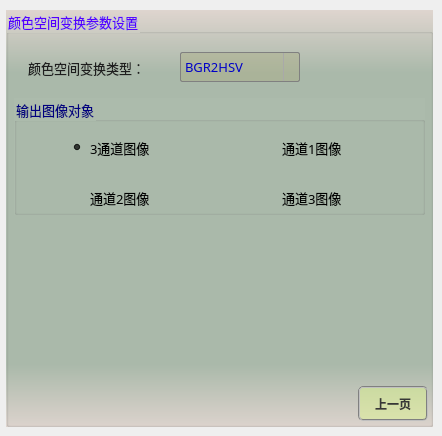
       <widget class="QWidget" name="page_31">
        <widget class="QGroupBox" name="groupParam_30">
         <property name="geometry">
          <rect>
           <x>6</x>
           <y>10</y>
           <width>427</width>
           <height>417</height>
          </rect>
         </property>
         <property name="font">
          <font>
           <family>微软雅黑</family>
           <pointsize>10</pointsize>
          </font>
         </property>
         <property name="styleSheet">
          <string notr="true">background-color: qlineargradient(x1:0, y1:0, x2:0, y2:1, stop:0 #dfd5cf, stop: 0.15 #acbbac, stop: 0.85 #acbbac,stop:1 #dfd5cf);
color: rgb(85, 0, 255);</string>
         </property>
         <property name="title">
          <string>颜色空间变换参数设置</string>
         </property>
         <widget class="QPushButton" name="btnChannelBack">
          <property name="geometry">
           <rect>
            <x>352</x>
            <y>376</y>
            <width>70</width>
            <height>35</height>
           </rect>
          </property>
          <property name="minimumSize">
           <size>
            <width>70</width>
            <height>30</height>
           </size>
          </property>
          <property name="font">
           <font>
            <family>微软雅黑</family>
            <pointsize>9</pointsize>
            <weight>75</weight>
            <italic>false</italic>
            <bold>true</bold>
           </font>
          </property>
          <property name="styleSheet">
           <string notr="true">QWidget{ background-color: rgba(225, 255, 127,100);}
QWidget{ color: rgb(55, 55, 55);}
QWidget{ border: 2px groove gray;border-radius: 5px;padding: 2px 4px;}
QPushButton:hover{ background-color: rgba(225, 255, 127,150);}
QPushButton:pressed{background-color: rgba(225, 255, 127,255);}</string>
          </property>
          <property name="text">
           <string>上一页</string>
          </property>
         </widget>
         <widget class="QLabel" name="label_62">
          <property name="geometry">
           <rect>
            <x>22</x>
            <y>48</y>
            <width>149</width>
            <height>19</height>
           </rect>
          </property>
          <property name="font">
           <font>
            <family>微软雅黑</family>
            <pointsize>10</pointsize>
           </font>
          </property>
          <property name="styleSheet">
           <string notr="true">color: rgb(30, 30, 30);
background: transparent;</string>
          </property>
          <property name="text">
           <string>颜色空间变换类型：</string>
          </property>
         </widget>
         <widget class="QComboBox" name="comboChannel">
          <property name="geometry">
           <rect>
            <x>174</x>
            <y>42</y>
            <width>120</width>
            <height>30</height>
           </rect>
          </property>
          <property name="sizePolicy">
           <sizepolicy hsizetype="Fixed" vsizetype="Fixed">
            <horstretch>0</horstretch>
            <verstretch>0</verstretch>
           </sizepolicy>
          </property>
          <property name="minimumSize">
           <size>
            <width>120</width>
            <height>30</height>
           </size>
          </property>
          <property name="maximumSize">
           <size>
            <width>120</width>
            <height>16777215</height>
           </size>
          </property>
          <property name="font">
           <font>
            <family>微软雅黑</family>
            <pointsize>10</pointsize>
           </font>
          </property>
          <property name="styleSheet">
           <string notr="true">QComboBox {
    border: 1px solid gray;
    border-radius: 2px;    
    color: rgb(0, 0, 200);
	background-color: rgba(170, 170, 127,100);
}
QComboBox::drop-down {
    subcontrol-origin: padding;
    subcontrol-position: top right;
    width: 15px; 
    border-left-width: 1px;
    border-left-color: darkgray;
    border-left-style: solid;
    border-top-right-radius: 3px;
    border-bottom-right-radius: 3px;
}

QComboBox::down-arrow {
    image: url(:/resource/down.png);
} 
QComboBox::down-arrow:on {
    top: 1px;
    left: 1px;
}</string>
          </property>
          <property name="sizeAdjustPolicy">
           <enum>QComboBox::AdjustToContents</enum>
          </property>
          <item>
           <property name="text">
            <string>BGR2HSV</string>
           </property>
          </item>
          <item>
           <property name="text">
            <string>BGR2HLS</string>
           </property>
          </item>
          <item>
           <property name="text">
            <string>BGR2Lab</string>
           </property>
          </item>
          <item>
           <property name="text">
            <string>BGR2Luv</string>
           </property>
          </item>
          <item>
           <property name="text">
            <string>BGR2XYZ</string>
           </property>
          </item>
          <item>
           <property name="text">
            <string>BGR2YUV</string>
           </property>
          </item>
          <item>
           <property name="text">
            <string>BGR2YCrCb</string>
           </property>
          </item>
         </widget>
         <widget class="QGroupBox" name="groupC_2">
          <property name="geometry">
           <rect>
            <x>8</x>
            <y>88</y>
            <width>411</width>
            <height>117</height>
           </rect>
          </property>
          <property name="font">
           <font>
            <family>微软雅黑</family>
            <pointsize>10</pointsize>
           </font>
          </property>
          <property name="styleSheet">
           <string notr="true">background-color: #acbbac;
color: rgb(0, 0, 127);</string>
          </property>
          <property name="title">
           <string>输出图像对象</string>
          </property>
          <widget class="QRadioButton" name="radioImage">
           <property name="geometry">
            <rect>
             <x>56</x>
             <y>40</y>
             <width>115</width>
             <height>19</height>
            </rect>
           </property>
           <property name="font">
            <font>
             <family>微软雅黑</family>
             <pointsize>10</pointsize>
            </font>
           </property>
           <property name="styleSheet">
            <string notr="true">color: rgb(0, 0, 0);
background: transparent;</string>
           </property>
           <property name="text">
            <string>3通道图像</string>
           </property>
           <property name="checked">
            <bool>true</bool>
           </property>
          </widget>
          <widget class="QRadioButton" name="radioImageC1">
           <property name="geometry">
            <rect>
             <x>248</x>
             <y>40</y>
             <width>115</width>
             <height>19</height>
            </rect>
           </property>
           <property name="font">
            <font>
             <family>微软雅黑</family>
             <pointsize>10</pointsize>
            </font>
           </property>
           <property name="styleSheet">
            <string notr="true">color: rgb(0, 0, 0);
background: transparent;</string>
           </property>
           <property name="text">
            <string>通道1图像</string>
           </property>
          </widget>
          <widget class="QRadioButton" name="radioImageC2">
           <property name="geometry">
            <rect>
             <x>56</x>
             <y>90</y>
             <width>115</width>
             <height>19</height>
            </rect>
           </property>
           <property name="font">
            <font>
             <family>微软雅黑</family>
             <pointsize>10</pointsize>
            </font>
           </property>
           <property name="styleSheet">
            <string notr="true">color: rgb(0, 0, 0);
background: transparent;</string>
           </property>
           <property name="text">
            <string>通道2图像</string>
           </property>
          </widget>
          <widget class="QRadioButton" name="radioImageC3">
           <property name="geometry">
            <rect>
             <x>248</x>
             <y>90</y>
             <width>115</width>
             <height>19</height>
            </rect>
           </property>
           <property name="font">
            <font>
             <family>微软雅黑</family>
             <pointsize>10</pointsize>
            </font>
           </property>
           <property name="styleSheet">
            <string notr="true">color: rgb(0, 0, 0);
background: transparent;</string>
           </property>
           <property name="text">
            <string>通道3图像</string>
           </property>
          </widget>
         </widget>
        </widget>
       </widget>
